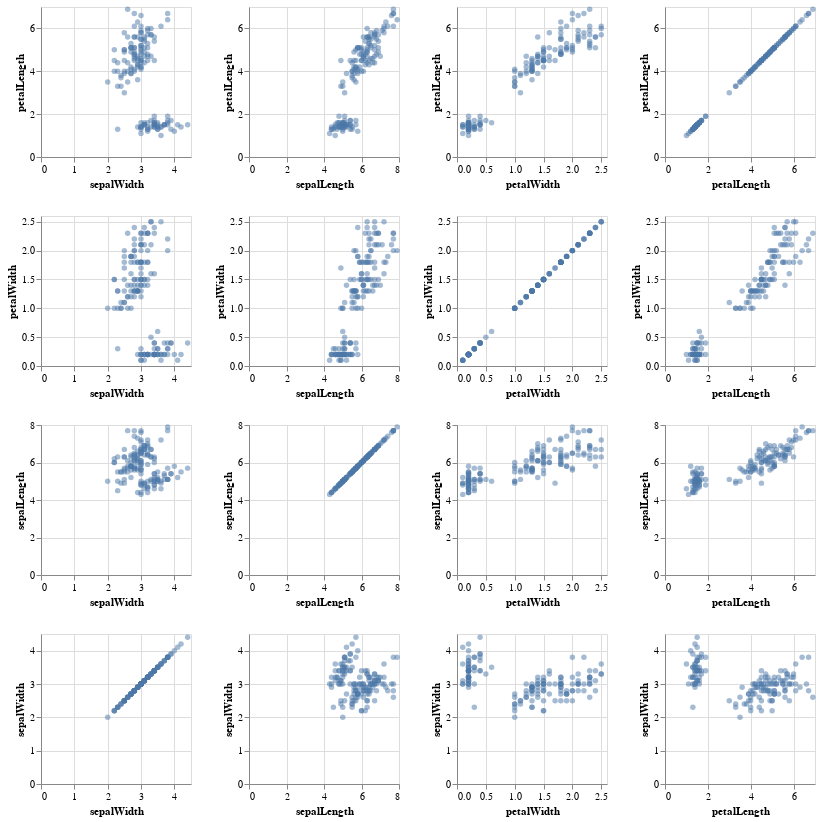

Write notebook code for a chart like this one.
### Markdown cell above
**Pregunta de vital importancia para el desarrollo de la trama:**
¿Si no supiéramos que existen 3 tipos de Iris, seríamos capaces ***algorítmicamente*** de encontrar 3 tipos de flores?

### Code cell
alt.Chart(iris_df).mark_circle(opacity=0.5).encode(
    alt.X(alt.repeat("column"), type='quantitative'),
    alt.Y(alt.repeat("row"), type='quantitative'),
).properties(
    width=150,
    height=150
).repeat(
    row=['petalLength', 'petalWidth', 'sepalLength', 'sepalWidth'],
    column=['sepalWidth', 'sepalLength', 'petalWidth', 'petalLength']
)

### Figure 1 — Vega-Lite specification as saved in the notebook (floating-point values rounded to 4 significant figures; data arrays with more than 128 entries replaced by an {"elided": "..."} marker saying what was removed)
{"$schema": "https://vega.github.io/schema/vega-lite/v3.4.0.json", "config": {"background": "white", "mark": {"tooltip": null}, "view": {"height": 300, "width": 400}}, "datasets": {"data-a264acbd6e539a8b3afc0cb5f240fb57": {"elided": "150 records"}}, "repeat": {"column": ["sepalWidth", "sepalLength", "petalWidth", "petalLength"], "row": ["petalLength", "petalWidth", "sepalLength", "sepalWidth"]}, "spec": {"data": {"name": "data-a264acbd6e539a8b3afc0cb5f240fb57"}, "encoding": {"x": {"field": {"repeat": "column"}, "type": "quantitative"}, "y": {"field": {"repeat": "row"}, "type": "quantitative"}}, "height": 150, "mark": {"opacity": 0.5, "type": "circle"}, "width": 150}}
